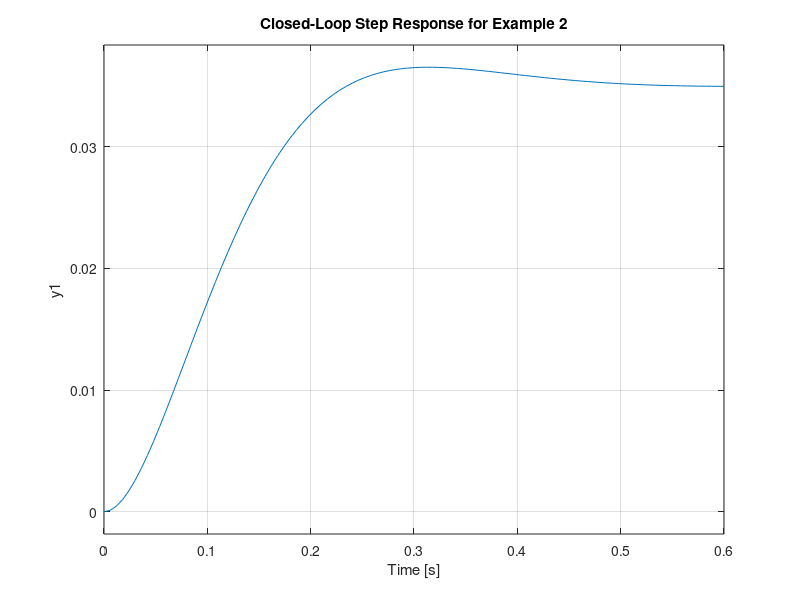

This chart was generated by the following MATLAB code: (Note: this script raises an error after producing the figure.)
%% State feedback in Matlab
% 
% Examples from the Lecture
% Prepared for EGLM03 Modern Control Systems
% by Dr Chris P. Jobling
%% Example 1
A = [-4 0; 0 -11]; B = [1; -1];
p1 = -10+10i;
p2 = -10-10i;
% Use the place method
Kc = place(A,B,[p1, p2])
%%
Ac = A - B*Kc; % can be used in simulation but we need C
[T,Lambda]=eig(Ac);
Lambda
%% Example 2
A = [-15, -44; 1, 0]; B = [1; 0]; C = [0 7]; D = 0;
Kc = place(A,B,[p1, p2])
% simulation
gcl = ss(A-B*Kc,B,C,D)
step(gcl)
title('Closed-Loop Step Response for Example 2')
%% Comparison with Classical Control
syms s
G = 7/((s+4)*(s + 11));
H = 1/7*(5*s + 156);
Gc = G/(1 + G*H);
Gc = simplify(collect(Gc))
%% Ackermann's formula
% Using the formula
A = [1 2; -1 1]; B = [1; -2];
CM = ctrb(A,B); 
%% If controllable
if rank(CM) == 2
    alpha_c = A * A + 2 * A + eye(2);
    K = [0 1] * inv(ctrb(A, B)) * alpha_c
%% Using the function Acker
    P = [-1, -1]; % vector of desired pole locations
    Ka = acker(A, B, P)
%% 
% System response
    Ac = A - B*K;
    gcl = ss(Ac,B,C,D)
    step(gcl)
    title('Closed-Loop Step Response for Example 3')
end